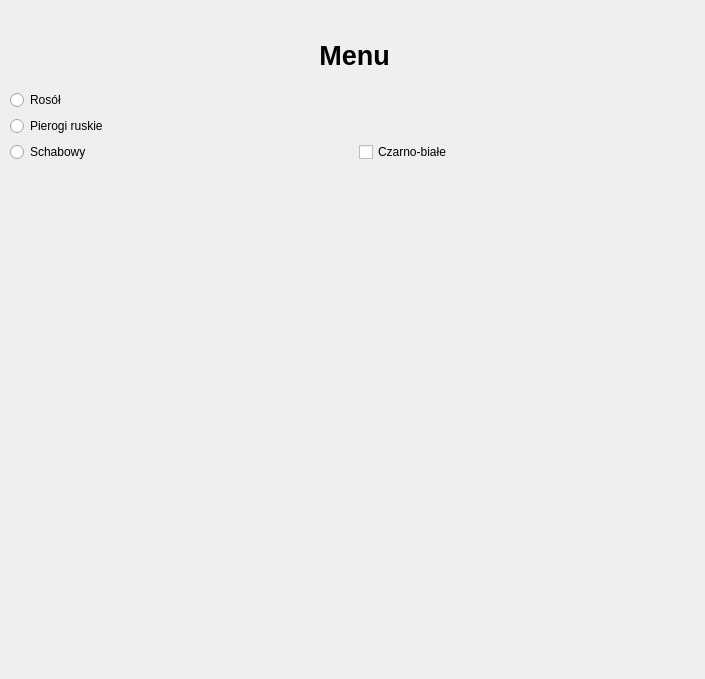
<?xml version="1.0" encoding="UTF-8"?>
<ui version="4.0">
 <class>Dialog</class>
 <widget class="QDialog" name="Dialog">
  <property name="geometry">
   <rect>
    <x>0</x>
    <y>0</y>
    <width>705</width>
    <height>679</height>
   </rect>
  </property>
  <property name="windowTitle">
   <string>Dialog</string>
  </property>
  <widget class="QWidget" name="gridLayoutWidget">
   <property name="geometry">
    <rect>
     <x>10</x>
     <y>90</y>
     <width>691</width>
     <height>571</height>
    </rect>
   </property>
   <layout class="QGridLayout" name="gridLayout">
    <item row="2" column="1">
     <widget class="QCheckBox" name="black_white">
      <property name="text">
       <string>Czarno-białe</string>
      </property>
     </widget>
    </item>
    <item row="1" column="0">
     <widget class="QRadioButton" name="pierogi">
      <property name="text">
       <string>Pierogi ruskie</string>
      </property>
     </widget>
    </item>
    <item row="2" column="0">
     <widget class="QRadioButton" name="schabowy">
      <property name="text">
       <string>Schabowy</string>
      </property>
     </widget>
    </item>
    <item row="0" column="0">
     <widget class="QRadioButton" name="rosol">
      <property name="text">
       <string>Rosół</string>
      </property>
     </widget>
    </item>
    <item row="3" column="0" colspan="2">
     <widget class="QLabel" name="image">
      <property name="text">
       <string/>
      </property>
     </widget>
    </item>
   </layout>
  </widget>
  <widget class="QLabel" name="Menu">
   <property name="geometry">
    <rect>
     <x>10</x>
     <y>30</y>
     <width>689</width>
     <height>50</height>
    </rect>
   </property>
   <property name="maximumSize">
    <size>
     <width>16777215</width>
     <height>50</height>
    </size>
   </property>
   <property name="font">
    <font>
     <pointsize>20</pointsize>
     <weight>75</weight>
     <bold>true</bold>
    </font>
   </property>
   <property name="text">
    <string>Menu</string>
   </property>
   <property name="alignment">
    <set>Qt::AlignCenter</set>
   </property>
  </widget>
 </widget>
 <resources/>
 <connections/>
</ui>
